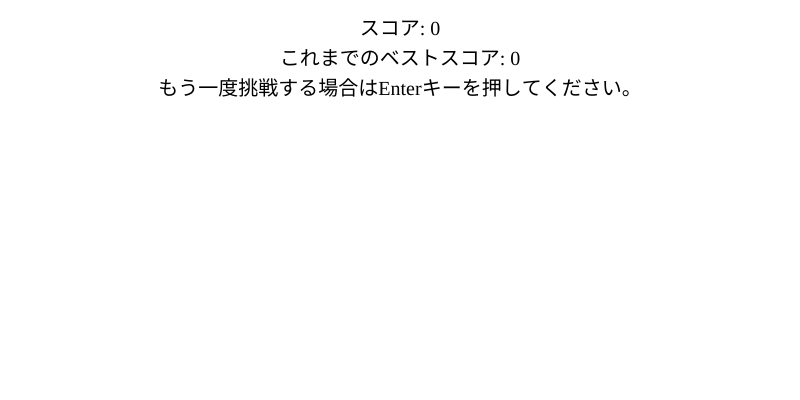
Frame 1 (no input)
Frame 60 (no input): identical to frame 1, image omitted
Frame 120 (the mouse pressed at the canvas centre since frame 60): identical to frame 1, image omitted

The p5.js sketch that drew this single still picture (run headless with seeded random() and noise() and a simulated clock; from frame 60 on, the mouse is pressed at the canvas centre):

// p5.js sketch
// ── sketch.js
let time = 0, elapsedTime = 0, timeStamp = 0;
let state = 0, point = 0, best = 0;
let start = 10.0, push = 5.0;

function setup() {
  createCanvas(800, 400);
  textFont("Futura");
  textSize(20);
  textAlign(CENTER, TOP);
  state = 2;
}

function draw() {
  elapsedTime = float(millis()) / 1000;
  time = elapsedTime - timeStamp;
  background(255);
  fill(0);
  switch (state) {
    case 0:
      text(int(start - time + 1) + "秒後に始まります。", width / 2, 20);
      if (time >= start) {
        state = 1;
        timeStamp = elapsedTime;
        time = elapsedTime - timeStamp;
      }
      break;
    case 1:
      ellipse(width / 2, height / 2, point * 10, point * 10);
      text("マウスをできるだけたくさんクリックしてください。残り" + int(push - time + 1) + "秒", width / 2, 20);
      text("point: " + point, width / 2, 50);
      if (time >= push) {
        state = 2;
        timeStamp = elapsedTime;
        time = elapsedTime - timeStamp;
        if (point >= best) {
          best = point;
        }
      }
      break;
    case 2:
      text("スコア: " + point, width / 2, 20);
      text("これまでのベストスコア: " + best, width / 2, 50);
      text("もう一度挑戦する場合はEnterキーを押してください。", width / 2, 80);
      break;
  }
}

function mouseReleased() {
  if (state === 1) {
    point++;
  }
}

function keyPressed() {
  if (keyCode === ENTER && state === 2) {
    state = 0;
    timeStamp = elapsedTime;
    time = elapsedTime - timeStamp;
    point = 0;
  }
}
